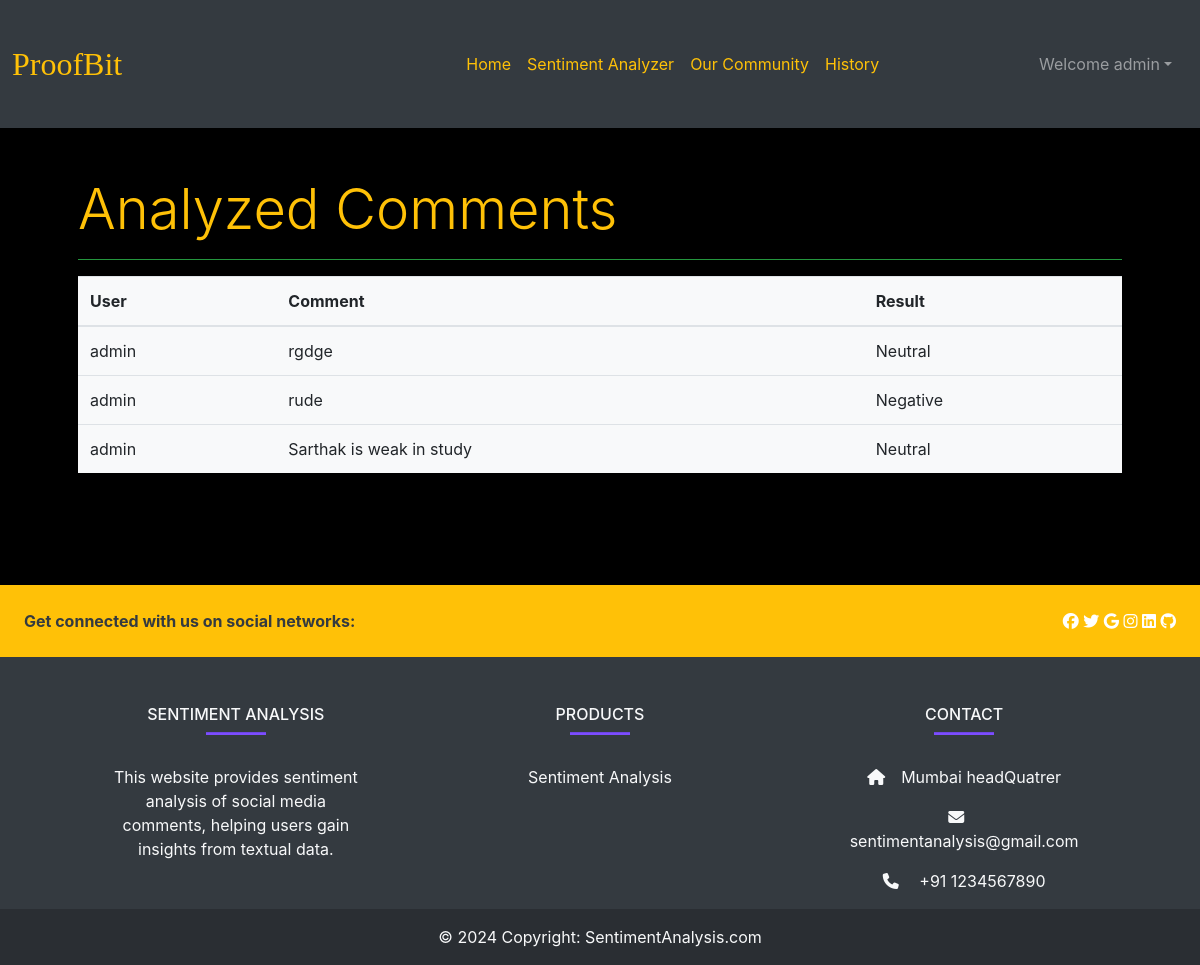
Before: /history/ (signed in) with the older database file.
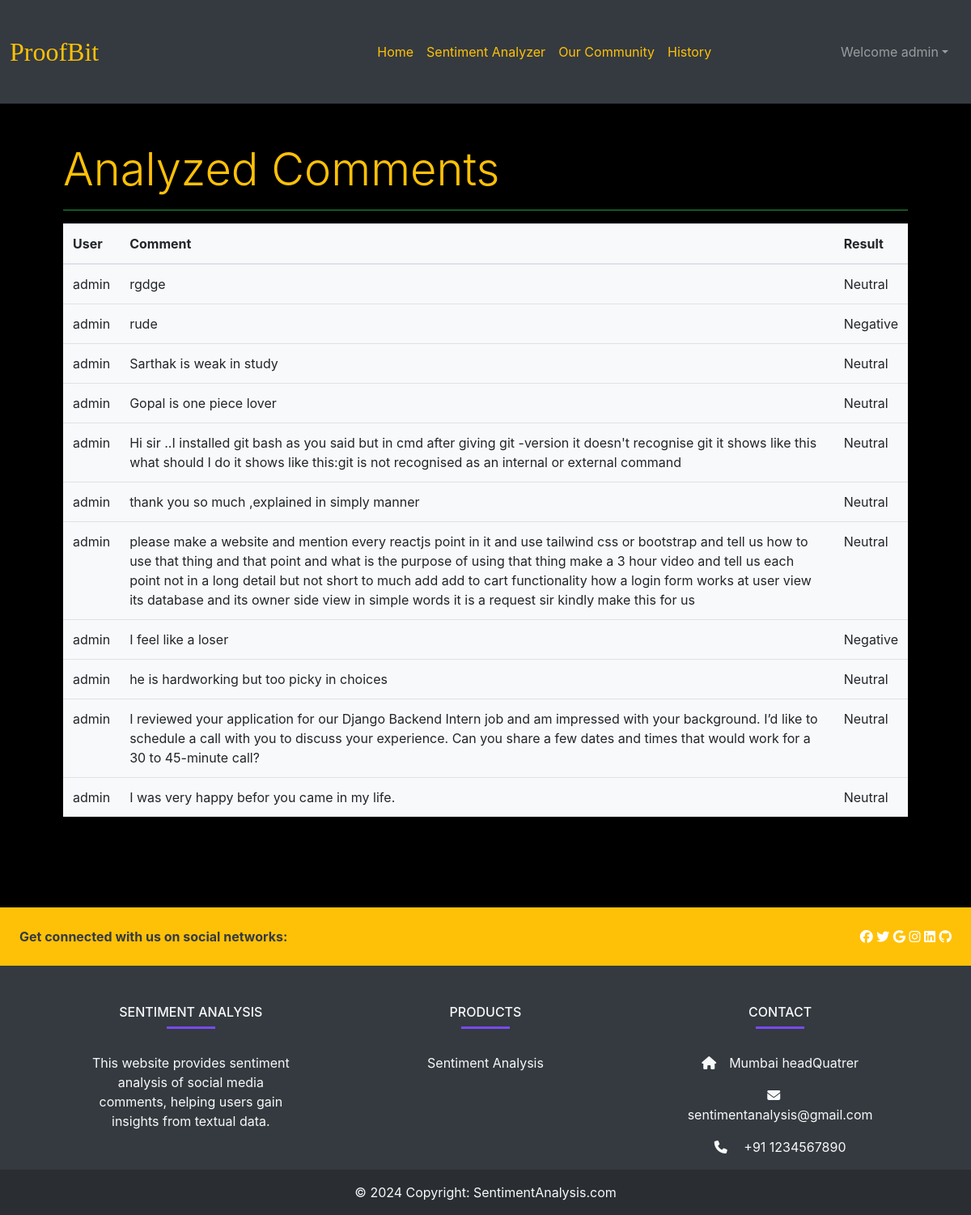
After: the same page with the newer database file.
### SentimentAnalysis/models.py (models this page shows, shortened)
class comment(models.Model):
    user = models.ForeignKey(User,on_delete=models.CASCADE)
    comment = models.TextField(max_length=500)
    result = models.TextField(max_length=20)

### Analyzer/views.py (the view)
# urls.py: path('history/',views.GetHistory, name="GetHistory"),
def GetHistory(request):
  comm = comment.objects.filter(user = request.user)
  return render(request, 'history.html', {'comments':comm})

### templates/history.html
{% extends "base.html" %}
{% block body %}
<section class="bg-black text-light">
    <div class="container p-5">
        <h2 class="display-4 text-warning" >Analyzed Comments</h2>
        <hr class="bg-success" >
        <table class="table bg-light">
            <thead>
              <tr>
                <th scope="col">User</th>
                <th scope="col">Comment</th>
                <th scope="col">Result</th>
              </tr>
            </thead>
            <tbody>
                {% for c in comments %}
              <tr>
                <td>{{c.user.username}}</td>
                <td>{{c.comment}}</td>
                <td>{{c.result}}</td>
            </tr>
            {% endfor %}
            </tbody>
        </table>
    </div>
</section>
{% endblock body %}

### templates/base.html (shortened to what this page needs)
{% load static %}
<!DOCTYPE html>
<html lang="en">
<head>
    <link rel="stylesheet" href="https://stackpath.bootstrapcdn.com/bootstrap/4.5.2/css/bootstrap.min.css">
    <link rel="stylesheet" href="{% static "css/navbar.css" %}">
    <link rel="stylesheet" href="//cdn.jsdelivr.net/npm/alertifyjs@1.13.1/build/css/alertify.min.css"/>
    <link rel="stylesheet" href="//cdn.jsdelivr.net/npm/alertifyjs@1.13.1/build/css/themes/default.min.css"/>
</head>
<body style="background-color:black">
    {% include "includes/navbar.html" %}
      {% block body %}
      {% endblock body %}
      {% include "includes/footer.html" %}
</body>
</html>

### templates/includes/navbar.html (shortened to what this page needs)
<nav class="navbar navbar-expand-lg bg-dark navbar-dark" id="NAVBAR">
    <a class="navbar-brand text-warning" id="nav-title" href="/">ProofBit</a>
    <div class="collapse navbar-collapse" id="navbarSupportedContent">
      <ul class="navbar-nav mr-auto" id="items">
        <li class="nav-item {% block homeactive %} {% endblock homeactive %}">
          <a class="nav-link text-warning" href="/">Home <span class="sr-only">(current)</span></a>
        </li>
        <li class="nav-item {% block Analyzeractive %} {% endblock Analyzeractive %}">
          <a class="nav-link text-warning" href="/sentiment">Sentiment Analyzer <span class="sr-only">(current)</span></a>
        </li>
        <li class="nav-item {% block Communityactive %} {% endblock Communityactive %}">
          <a class="nav-link text-warning" href="/community">Our Community <span class="sr-only">(current)</span></a>
        </li>
        {% if user.is_authenticated %}
        <li class="nav-item {% block Historyactive %} {% endblock Historyactive %}">
            <a class="nav-link text-warning" href="/history">History</a>
          </li>
        {% endif %}
      </ul>
      {% if user.is_authenticated %}
      <ul class="navbar-nav mr-2">
        <li class="nav-item dropdown">
          <a class="nav-link dropdown-toggle" href='#' id="navbarDropdown" role="button" data-toggle="dropdown"> Welcome {{request.user}}</a>
        </li>
      </ul>
      {% endif %}
    </div>
  </nav>

### templates/includes/footer.html (shortened to what this page needs)
<div class="mt-5">
    <footer
            class="text-center text-lg-start bg-dark text-light"
            style="background-color:warning"
            >
      <section
               class="d-flex justify-content-between bg-warning p-4 text-white"
               style="background-color: #21D192"
               >
        <div class="me-5">
          <span class="text-dark"><b>Get connected with us on social networks:</b></span>
        </div>
        <div>
          <a href="" class="text-white me-4">
            <i class="fa-brands fa-facebook"></i>
          </a>
          <a href="" class="text-white me-4">
            <i class="fab fa-twitter"></i>
          </a>
          <a href="" class="text-white me-4">
            <i class="fab fa-google"></i>
          </a>
          <a href="" class="text-white me-4">
            <i class="fa-brands fa-instagram"></i>
          </a>
          <a href="" class="text-white me-4">
            <i class="fab fa-linkedin"></i>
          </a>
          <a href="" class="text-white me-4">
            <i class="fab fa-github"></i>
          </a>
        </div>
      </section>
      <section class="">
        <div class="container text-center text-md-start mt-5">
          <div class="row mt-3">
            <div class="col-md-3 col-lg-4 col-xl-3 mx-auto mb-4">
              <h6 class="text-uppercase fw-bold"  >Sentiment Analysis</h6>
              <hr
                  class="mb-4 mt-0 d-inline-block mx-auto"
                  style="width: 60px; background-color: #7c4dff; height: 2px"
                  />
              <p>
                This website provides sentiment analysis of social media comments, helping users gain insights from textual data.
              </p>
            </div>
            <div class="col-md-2 col-lg-2 col-xl-2 mx-auto mb-4">
              <h6 class="text-uppercase fw-bold">Products</h6>
              <hr
                  class="mb-4 mt-0 d-inline-block mx-auto"
                  style="width: 60px; background-color: #7c4dff; height: 2px"
                  />
              <p>
                <a href="#!" class="text-light disabled ">Sentiment Analysis</a>
              </p>
            </div>
            <div class="col-md-4 col-lg-3 col-xl-3 mx-auto mb-md-0 mb-4">
              <h6 class="text-uppercase fw-bold">Contact</h6>
              <hr
                  class="mb-4 mt-0 d-inline-block mx-auto"
                  style="width: 60px; background-color: #7c4dff; height: 2px"
                  />
              <p><i class="fas fa-home mr-3"></i>Mumbai headQuatrer</p>
              <p><i class="fas fa-envelope mr-3"></i> sentimentanalysis@gmail.com</p>
              <p><i class="fas fa-phone mr-3"></i> +91 1234567890</p>
            </div>
          </div>
        </div>
      </section>
      <div
           class="text-center p-3"
           style="background-color: rgba(0, 0, 0, 0.2)"
           >
        © 2024 Copyright:
        <a class="text-light" href=""
           >SentimentAnalysis.com</a
          >
      </div>
    </footer>
  </div>

### static/css/navbar.css (style rules this page uses)
body { box-sizing: border-box; }
#NAVBAR { height:8rem; position: relative; padding: 1%; }
#nav-title { font-family:Georgia, 'Times New Roman', Times, serif; font-size: xx-large; color: rgb(6, 186, 6); text-decoration: none; }
#items { align-items: center; margin-left: 20rem; }

Changed rows visible on the page:
added comment: user.username "admin", comment "Gopal is one piece lover", result "Neutral"
added comment: user.username "admin", comment "Hi sir ..I installed git bash as you said but in cmd after giving git -version it doesn't recognise git it shows like this what should I do it shows like this:git is not recognised as an internal or external command", result "Neutral"
added comment: user.username "admin", comment "thank you so much ,explained in simply manner", result "Neutral"
added comment: user.username "admin", comment "please make a website and mention every reactjs point in it and use tailwind css or bootstrap and tell us how to use that thing and that point and what is the purpose of using that thing make a 3 hour video and tell us each point not in a long detail but not short to much add add to cart functionality how a login form works at user view its database and its owner side view in simple words it is a request sir kindly make this for us", result "Neutral"
added comment: user.username "admin", comment "I feel like a loser", result "Negative"
added comment: user.username "admin", comment "he is hardworking but too picky in choices", result "Neutral"
added comment: user.username "admin", comment "I reviewed your application for our Django Backend Intern job and am impressed with your background. I’d like to schedule a call with you to discuss your experience. Can you share a few dates and times that would work for a 30 to 45-minute call?", result "Neutral"
added comment: user.username "admin", comment "I was very happy befor you came in my life.", result "Neutral"
